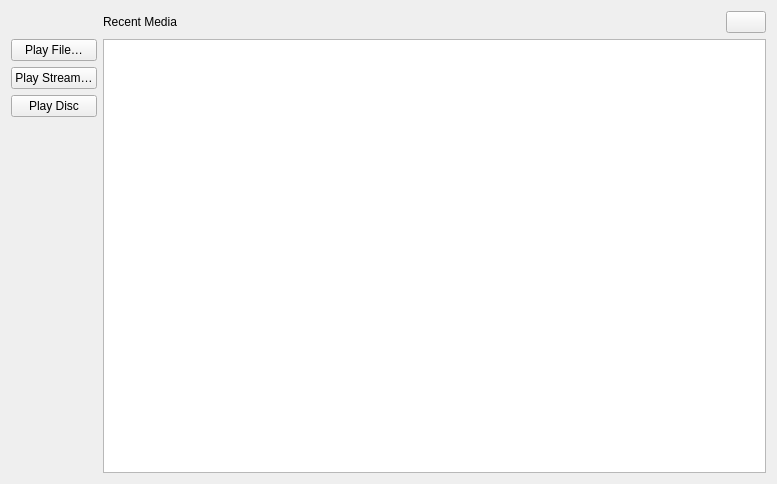
<?xml version="1.0" encoding="UTF-8"?>
<ui version="4.0">
 <class>LoadView</class>
 <widget class="QWidget" name="LoadView">
  <property name="geometry">
   <rect>
    <x>0</x>
    <y>0</y>
    <width>777</width>
    <height>484</height>
   </rect>
  </property>
  <layout class="QGridLayout" name="gridLayout">
   <item row="0" column="1">
    <widget class="QLabel" name="label">
     <property name="sizePolicy">
      <sizepolicy hsizetype="Expanding" vsizetype="Preferred">
       <horstretch>0</horstretch>
       <verstretch>0</verstretch>
      </sizepolicy>
     </property>
     <property name="text">
      <string>Recent Media</string>
     </property>
    </widget>
   </item>
   <item row="1" column="0">
    <layout class="QVBoxLayout" name="verticalLayout_3">
     <item>
      <widget class="QPushButton" name="m_playFileButton">
       <property name="text">
        <string comment="@action:button">Play File…</string>
       </property>
       <property name="icon">
        <iconset theme="folder">
         <normaloff>.</normaloff>.</iconset>
       </property>
      </widget>
     </item>
     <item>
      <widget class="QPushButton" name="m_playStreamButton">
       <property name="text">
        <string comment="@action:button">Play Stream…</string>
       </property>
       <property name="icon">
        <iconset theme="document-open-remote">
         <normaloff>.</normaloff>.</iconset>
       </property>
      </widget>
     </item>
     <item>
      <widget class="QPushButton" name="m_playDiskButton">
       <property name="text">
        <string comment="@action:button">Play Disc</string>
       </property>
       <property name="icon">
        <iconset theme="media-optical">
         <normaloff>.</normaloff>.</iconset>
       </property>
      </widget>
     </item>
     <item>
      <spacer name="verticalSpacer">
       <property name="orientation">
        <enum>Qt::Vertical</enum>
       </property>
       <property name="sizeHint" stdset="0">
        <size>
         <width>20</width>
         <height>40</height>
        </size>
       </property>
      </spacer>
     </item>
     <item>
      <widget class="QWidget" name="m_vThumb" native="true">
       <property name="minimumSize">
        <size>
         <width>0</width>
         <height>80</height>
        </size>
       </property>
       <property name="autoFillBackground">
        <bool>false</bool>
       </property>
      </widget>
     </item>
    </layout>
   </item>
   <item row="0" column="2">
    <widget class="QPushButton" name="m_clearRecent">
     <property name="sizePolicy">
      <sizepolicy hsizetype="Maximum" vsizetype="Fixed">
       <horstretch>0</horstretch>
       <verstretch>0</verstretch>
      </sizepolicy>
     </property>
     <property name="toolTip">
      <string>Clear Recent Media</string>
     </property>
     <property name="accessibleName">
      <string>Clear Recent Media</string>
     </property>
     <property name="text">
      <string notr="true"/>
     </property>
     <property name="icon">
      <iconset theme="edit-clear-all">
       <normaloff>.</normaloff>.</iconset>
     </property>
    </widget>
   </item>
   <item row="1" column="1" colspan="2">
    <widget class="RecentlyPlayedList" name="m_recentlyPlayed">
     <property name="sizePolicy">
      <sizepolicy hsizetype="Expanding" vsizetype="Expanding">
       <horstretch>0</horstretch>
       <verstretch>0</verstretch>
      </sizepolicy>
     </property>
     <property name="accessibleDescription">
      <string>Recent Media List</string>
     </property>
    </widget>
   </item>
  </layout>
 </widget>
 <customwidgets>
  <customwidget>
   <class>RecentlyPlayedList</class>
   <extends>QListWidget</extends>
   <header>recentlyPlayedList.h</header>
  </customwidget>
 </customwidgets>
 <resources/>
 <connections/>
</ui>
